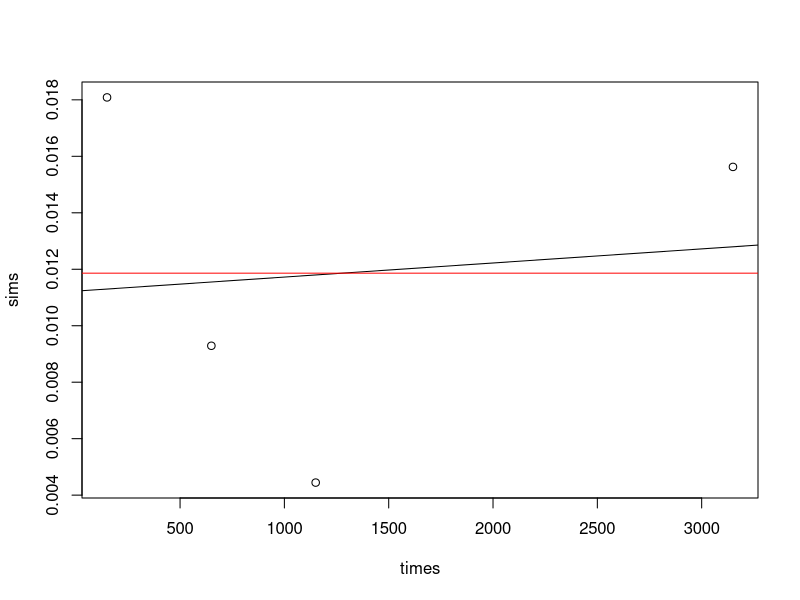
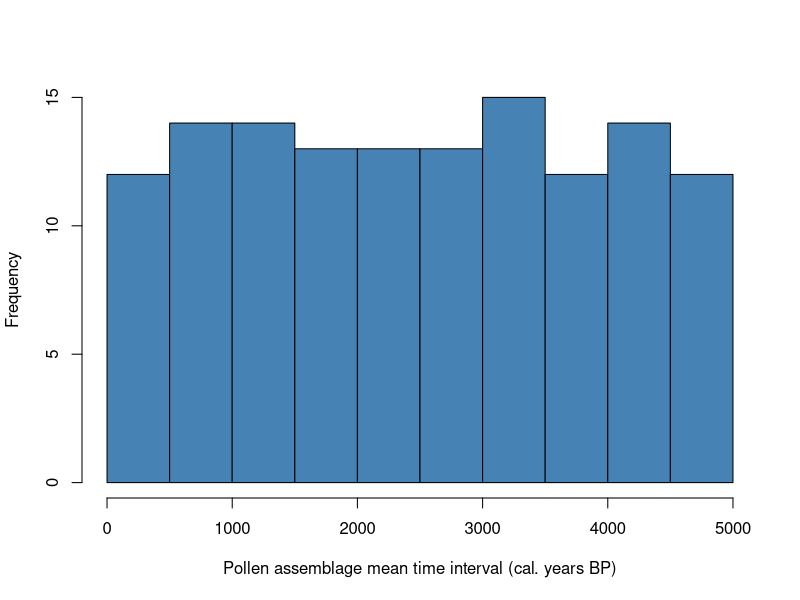
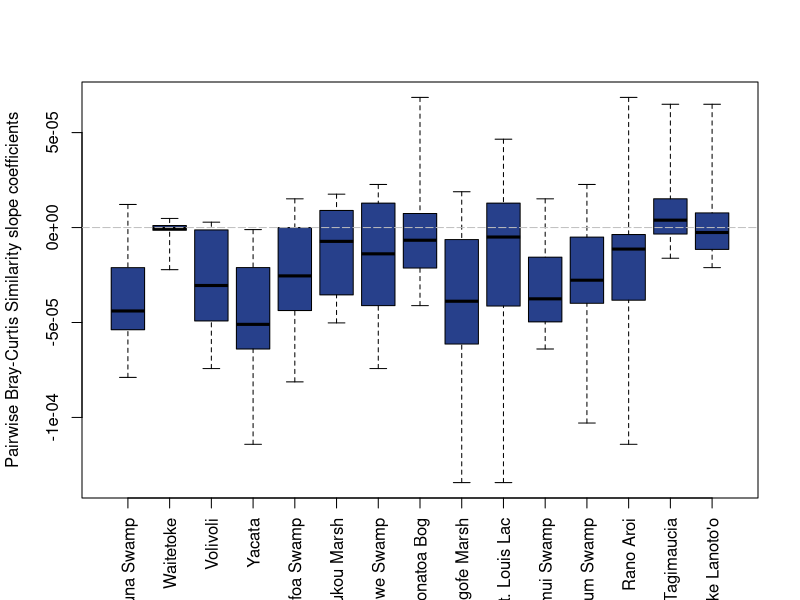
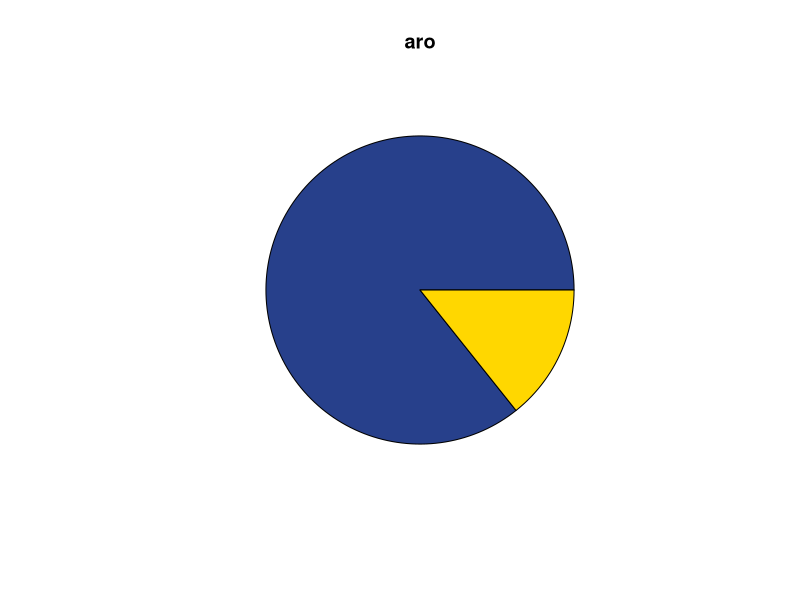
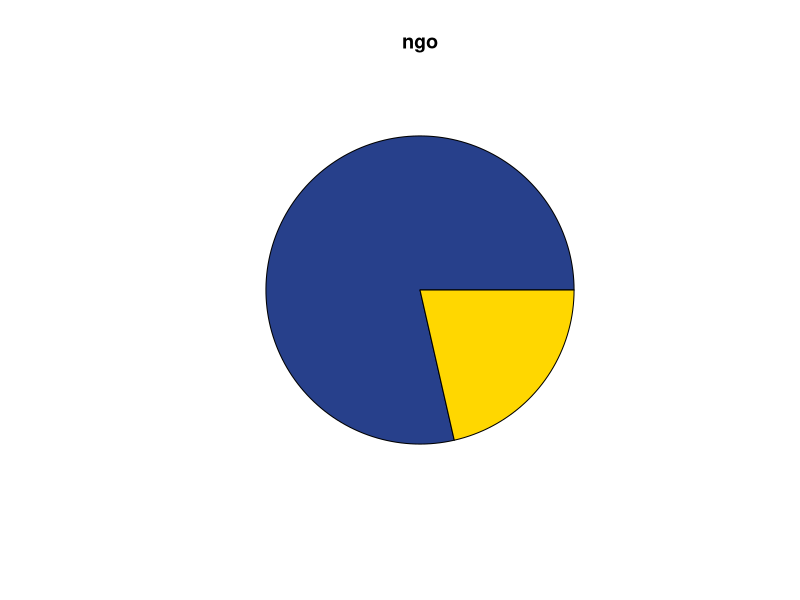
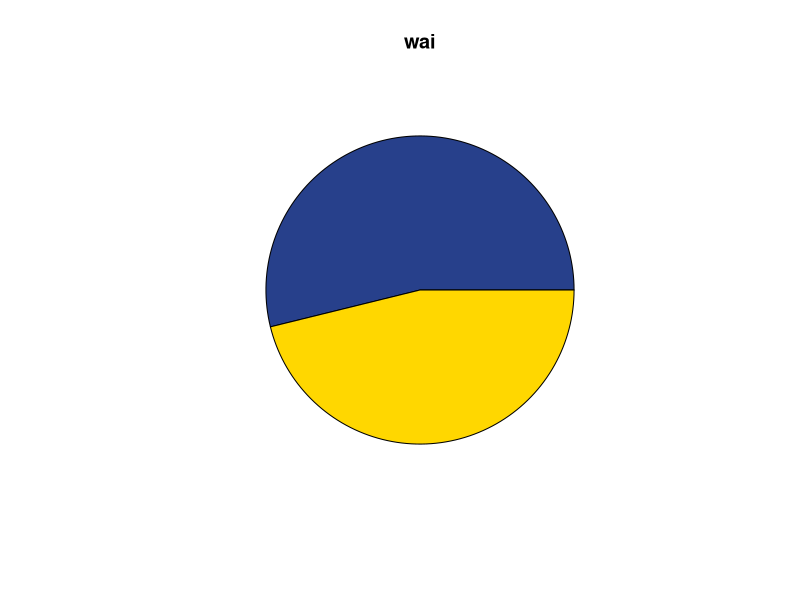
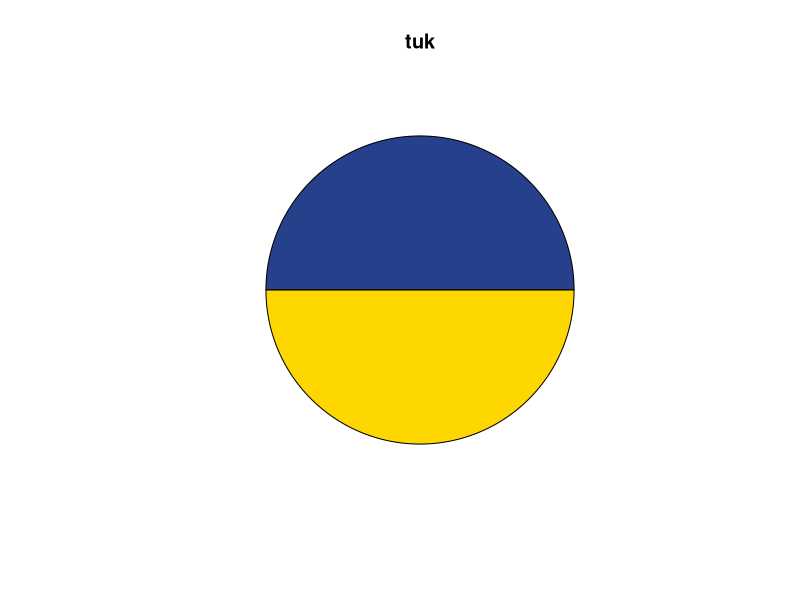
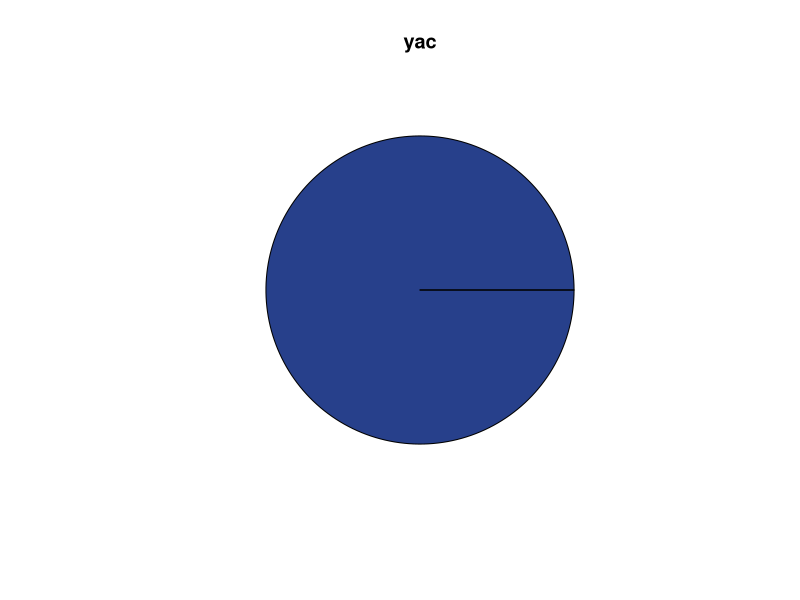

Here is the R script that generated these plots, in order:
#Similarity analysis of standardisation 1####

library(ggplot2)
library(reshape)
library(vegan)

data<-read.csv("Outputs/Stand1_binned.csv", check.names = FALSE)
data<-data[-c(1)]

#columns 55, 158, 353 are metadata
data<-data[c(55, 158, 353, 1:54, 56:157, 159:352, 354:397)]

names(data)[2]<-"interval"
data$interval<-gsub("]","",as.character(data$interval))
data$interval<-gsub("\\(|\\)","",as.character(data$interval))

split<-strsplit(data$interval, split = ",")
matrix<-matrix(unlist(split),ncol=2,byrow=T)
matrix<-as.data.frame(matrix)
matrix$V1 <- as.numeric(matrix$V1)
matrix$V2 <- as.numeric(matrix$V2)
matrix$mean_interval_group<-rowMeans(matrix[1:2], na.rm=TRUE)

drop <- c("interval")
data = data[,!(names(data) %in% drop)]
data$mean_interval_age<-matrix$mean_interval_group
data<-data[c(397, 1:396)]

#drop columns when the column sum= 0
meta<-data[1:3]
data<-data[4:397]
data<-Filter(function(data) sum(abs(data), na.rm = TRUE) > 0, data)
data<-cbind(meta,data)

# Build unique pairs to compare each with each####
pairs<-expand.grid(unique(data$Site),unique(data$Site))
pairs<-pairs[pairs[,1]!=pairs[,2],]
for(i in 1:nrow(pairs)){	
  if(i>nrow(pairs)){break} else {
    a<-paste(pairs[,1],pairs[,2])
    b<-paste(pairs[,2],pairs[,1])	
    pairs<-pairs[-which(a[i]==b),]
  }}

comp<-list()
for(i in 1:nrow(pairs)){
  a<-data[data$Site ==pairs[i,1],]
  b<-data[data$Site ==pairs[i,2],]	
  times<-intersect(a$mean_interval_age, b$mean_interval_age)
  sims<-times
  sims[]<-NA
  for(d in times){
    sims[times==d]<-1-vegdist(rbind(a[a$mean_interval_age==d,4:368],b[b$mean_interval_age==d,4:368]),method="bray")}
  comp[[i]]<-data.frame(times,sims)
}

unique(data$Site)
sites<-list()
homogen<-matrix(NA,15,15)
colnames(homogen)<-unique(data$Site)
rownames(homogen)<-unique(data$Site)
R<-N<-homogen

for(i in unique(data$Site)){
  abfrage<-pairs[,1] %in% i | pairs[,2] %in% i
  unique(data$Site)
  
  for(e in which(abfrage)){
    homogen[i,pairs[e,which(pairs[e,]!=i)]]<-coef(lm(sims~times,data=comp[[e]]))[2]
    N[i,pairs[e,which(pairs[e,]!=i)]]<-nrow(comp[[e]])
    R[i,pairs[e,which(pairs[e,]!=i)]]<-summary(lm(sims~times,data=comp[[e]]))$adj	
  }	
}

par(mfrow=c(1,1))
plot(sims~times,data=comp[[3]])
abline(lm(sims~times,data=comp[[3]]))
abline(h=mean(comp[[3]]$sims),col="red")
# negative trend is homogenisation
# boxplots ordered by longitude
par(mfrow=c(1,1))
homogen <- homogen[, c("lou", "plu", "ano", "wai", "vol", "bon", "tag", "yac", "fin", "lot", "ngo", "ava", "lan", "tuk", "aro")]
cols<- c("St. Louis Lac", "Plum Swamp", "Anouwe Swamp", "Waitetoke", "Volivoli", "Bonatoa Bog","Lake Tagimaucia","Yacata","Finemui Swamp","Lotofoa Swamp","Ngofe Marsh","Avai’o’vuna Swamp","Lake Lanoto'o","Tukou Marsh","Rano Aroi")
colnames(homogen) <- cols
if(1){
library('plyr')
  freq<-count(data$Site)
  freq<-count(data$mean_interval_age)
  hist(data$mean_interval_age,
       xlab="Pollen assemblage mean time interval (cal. years BP)", ylab = "Frequency", col = "steelblue", main = NULL)
  
}

#write.csv(homogen, "Outputs/Stand1_homogen.csv")

#pdf(file = "Figures/Fig_2.pdf",   # The directory you want to save the file in
    #width = 7.08661, # The width of the plot in inches
    #height = 4.33071) # The height of the plot in inches

if(1){
  # boxplots ordered by elevation
  homogen <- homogen[, c("Avai’o’vuna Swamp", "Waitetoke", "Volivoli", "Yacata", "Lotofoa Swamp", "Tukou Marsh", "Anouwe Swamp", "Bonatoa Bog", "Ngofe Marsh", "St. Louis Lac", "Finemui Swamp", "Plum Swamp", "Rano Aroi", "Lake Tagimaucia", "Lake Lanoto'o")]
  boxplot(homogen,range=0,ylab="Pairwise Bray-Curtis Similarity slope coefficients", las=3, col= "royalblue4")
  abline(h=0, col= "grey", lwd=1, lty=5)
}

# Run dev.off() to create the file
#dev.off()

par(mfrow=c(1,1))
for(i in unique(data$Site)){
  pie(c(sum(homogen[i,]<0,na.rm=T),sum(homogen[i,]>0,na.rm=T)),main=i,col=c("royalblue4","gold"),labels=NA)
}

names(comp)<-paste(pairs[,1],pairs[,2])

dat<-do.call("rbind", comp)
dat$name<-unlist(lapply(strsplit(rownames(dat),split="[.]"),function(x){x[[1]]}))
head(dat)
#write.csv(dat, "Outputs/Stand1_dat.csv")
